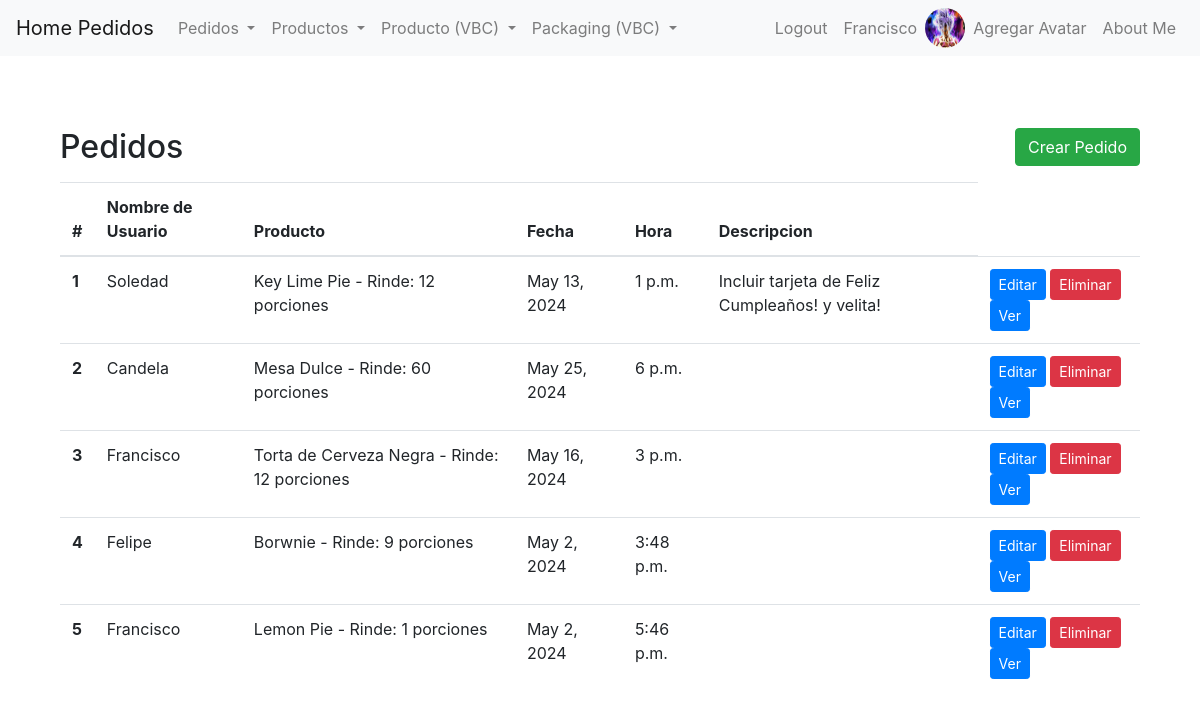
/pedidos/list/ (signed in), run on the app's committed database.
### pedidos/models.py (models this page shows, shortened)
class Avatar(models.Model):
    user = models.OneToOneField(User, on_delete=models.CASCADE, related_name='avatar')
    image = models.ImageField(upload_to='avatars/')

class Pedido(models.Model):
    nombre_de_usuario = models.ForeignKey(User, null=True, on_delete=models.SET_NULL, related_name="usuarios")
    producto = models.ForeignKey(Producto, on_delete=models.CASCADE, related_name="pedidos")
    fecha = models.DateField(default=timezone.now)
    hora = models.TimeField(default=timezone.now)
    descripcion = models.TextField(blank=True, null=True)

class Producto(models.Model):
    class Tipo(models.TextChoices):
        LIBRE_DE_GLUTEN = 'Gluten Free' , 'Gluten Free'
        VEGANO = 'Vegan' , 'Vegan'
        CONTIENE_TRIGO = 'With Wheat' , 'With Wheat'
        LIBRE_DE_AZUCAR = 'Sugar Free' , 'Sugar Free'
    nombre = models.CharField(max_length=100)
    disponible = models.BooleanField(default=True)
    rendimiento = models.IntegerField()
    tipo = models.CharField(
            max_length=50,
            choices=Tipo.choices,
            default=Tipo.CONTIENE_TRIGO,
    )
    descripcion = models.TextField(blank=True, null=True)
    def __str__(self):
        return f"{self.nombre} - Rinde: {self.rendimiento} porciones"

### pedidos/views.py (the view)
# urls.py: path("list/", list_view, name="pedidos-list"),
@login_required
def list_view(request):
    pedidos = Pedido.objects.all()
    contexto_dict = {"pedidos": pedidos}
    return render(request, "pedidos/list.html", contexto_dict)

### pedidos/templates/pedidos/list.html (shortened to what this page needs)
{% extends 'pedidos/base.html' %}
{% block content %}
<section class="py-5">
    <div class="container">
        <div class="d-flex justify-content-between align-items-center mb-3">
            <h2 class="mb-0">Pedidos</h2>
            <a href="{% url 'crear-pedido-con-formulario'%}" class="btn btn-success">Crear Pedido</a>
        </div>
        <table class="table">
            <thead>
                <tr>
                    <th scope="col">#</th>
                    <th scope="col">Nombre de Usuario</th>
                    <th scope="col">Producto</th>
                    <th scope="col">Fecha</th>
                    <th scope="col">Hora </th>
                    <th scope="col">Descripcion</th>
                </tr>
            </thead>
            <tbody>
                {% if pedidos %}
                {% for pedido in pedidos %}
                <tr>
                    <th scope="row">{{ forloop.counter }}</th>
                    <td>{{ pedido.nombre_de_usuario }}</td>
                    <td>{{ pedido.producto }}</td>
                    <td>{{ pedido.fecha }}</td>
                    <td>{{ pedido.hora }}</td>
                    <td>{{ pedido.descripcion }}</td>
                    <td>
                        <a href="{% url 'pedido-update' pedido.id %}" class="btn btn-primary btn-sm">Editar</a>
                        <a href="{% url 'pedido-delete' pedido.id %}" class="btn btn-danger btn-sm">Eliminar</a>
                        <a href="{% url 'pedido-detail' pedido.id %}" class="btn btn-primary btn-sm">Ver</a>
                    </td>
                </tr>
                {% endfor %}
                {% else %}
                <tr>
                    <td colspan="7">No hay Pedidos disponibles.</td>
                </tr>
                {% endif %}
            </tbody>
        </table>
    </div>
</section>
{% endblock %}

### pedidos/templates/pedidos/base.html (shortened to what this page needs)
{% load static %}
<!DOCTYPE html>
<html lang="en">
<head>
    <link rel="stylesheet" href="https://stackpath.bootstrapcdn.com/bootstrap/4.5.2/css/bootstrap.min.css">
</head>
<body>
    <nav class="navbar navbar-expand-lg navbar-light bg-light">
        <a class="navbar-brand" href="/pedidos"> Home Pedidos</a>
        <div class="collapse navbar-collapse" id="navbarNav">
            <ul class="navbar-nav">
                {% if user.is_authenticated %}
                <li class="nav-item dropdown">
                    <a class="nav-link dropdown-toggle" href="#" id="navbarDropdownMenuLinkPedido" role="button" data-toggle="dropdown" aria-haspopup="true" aria-expanded="false">
                        Pedidos
                    </a>
                </li>
                <li class="nav-item dropdown">
                    <a class="nav-link dropdown-toggle" href="#" id="navbarDropdownMenuLinkProducto" role="button" data-toggle="dropdown" aria-haspopup="true" aria-expanded="false">
                        Productos
                    </a>
                </li>
                  <li class="nav-item dropdown">
                    <a class="nav-link dropdown-toggle" href="#" id="navbarDropdownMenuLinkProducto" role="button" data-toggle="dropdown" aria-haspopup="true" aria-expanded="false">
                        Producto (VBC)
                    </a>
                </li>
            <li class="nav-item dropdown">
              <a class="nav-link dropdown-toggle" href="#" id="navbarDropdownMenuLinkPackaging" role="button" data-toggle="dropdown" aria-haspopup="true" aria-expanded="false">
                  Packaging (VBC)
              </a>
          </li>
          {% endif %}
        </ul>
        <ul class="navbar-nav ml-auto">
            {% if user.is_authenticated %}
                <li class="nav-item">
                    <a class="nav-link" href="{% url 'logout' %}">Logout</a>
                </li>
                <li class="nav-item">
                    <a class="nav-link" href="{% url 'editar-perfil' %}">{{ user }}</a>
                </li>
                <li class="nav-item">
                    {% if user.avatar.image %}
                    <img src="{{ user.avatar.image.url }}" alt="Avatar" style="height: 40px; width: 40px; border-radius: 50%;">
                    {% endif %}
                    <li class="nav-item">
                        <a href="{% url 'avatar_add' %}" class="nav-link">Agregar Avatar</a>
                    </li>
                </li>
            {% endif %}
                <li class="nav-item">
                    <a class="nav-link" href="{% url 'about' %}">About Me</a>
                </li>
        </ul>
        </div>
    </nav>
    <div class="container mt-4">
        {% block content %}{% endblock content %}
    </div>
</body>
</html>

### data on the page
Pedido: nombre_de_usuario "Soledad", producto "Key Lime Pie - Rinde: 12 porciones", fecha "May 13, 2024", hora "1 p.m.", descripcion "Incluir tarjeta de Feliz Cumpleaños! y velita!"
Pedido: nombre_de_usuario "Candela", producto "Mesa Dulce - Rinde: 60 porciones", fecha "May 25, 2024", hora "6 p.m."
Pedido: nombre_de_usuario "Francisco", producto "Torta de Cerveza Negra - Rinde: 12 porciones", fecha "May 16, 2024", hora "3 p.m."
Pedido: nombre_de_usuario "Felipe", producto "Borwnie - Rinde: 9 porciones", fecha "May 2, 2024", hora "3:48 p.m."
Pedido: nombre_de_usuario "Francisco", producto "Lemon Pie - Rinde: 1 porciones", fecha "May 2, 2024", hora "5:46 p.m."

### other printed values
{{ user }} "Francisco"
